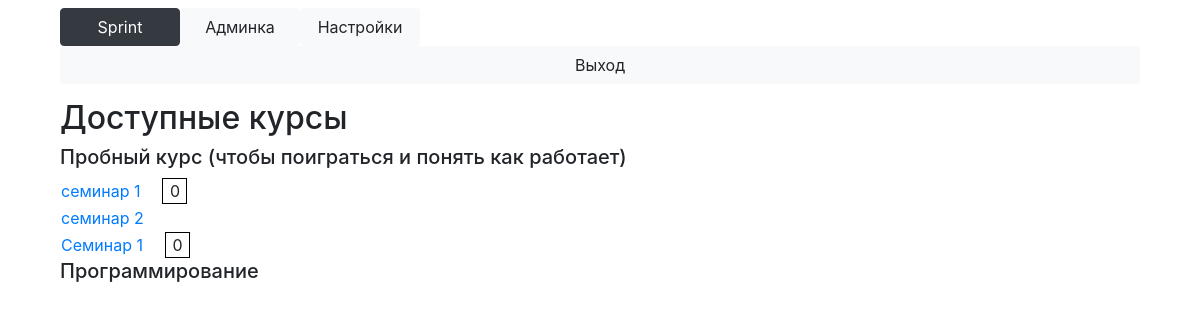
Page /main (signed in) on the earlier database version.
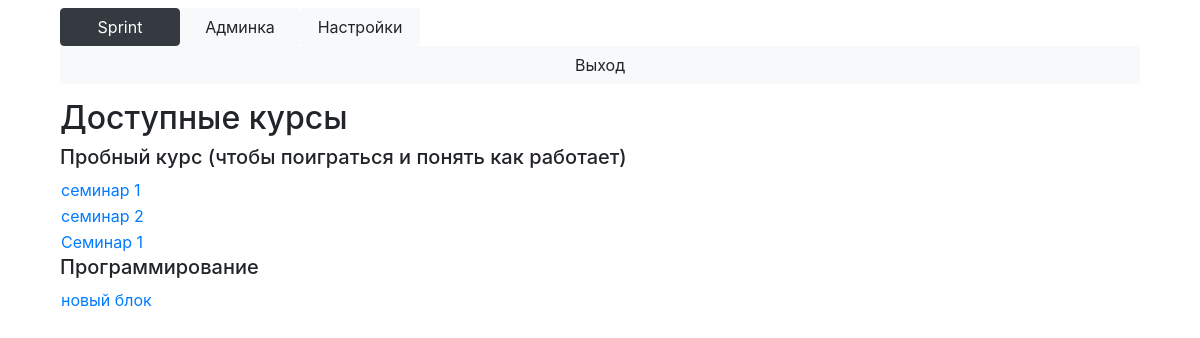
Same page on the later database version.
### Main/models.py (models this page shows, shortened)
class Course(models.Model):
    name = models.TextField()

class Block(models.Model):
    name = models.TextField()
    course = models.ForeignKey(Course, on_delete=models.CASCADE)
    time_start = models.DateTimeField()
    time_end = models.DateTimeField()
    opened = models.IntegerField()

### Main/views.py (the view)
# urls.py: path('main', views.main),
def main(request):
    if not check_login(request.user):
        return HttpResponseRedirect('/enter')
    return render(request, 'main.html', context={'is_admin': check_admin(request.user),
                                                 'blocks': blocks_available(request.user),
                                                 'user': request.user})

### Main/main.py (called while the page is built, shortened)
def check_login(user):
    return user.is_authenticated

def check_admin(user):
    if check_teacher(user):
        return True

def check_teacher(user):
    return user.is_staff and check_login(user)

def courses_available(user):
    if user.is_superuser:
        return Course.objects.all()
    else:
        return [s.course for s in Subscribe.objects.filter(user=user)]

def blocks_available(user):
    courses = courses_available(user)
    blocks = {}
    is_admin = check_admin(user)
    for course in courses:
        if is_admin:
            blocks[course] = Block.objects.filter(
                course=course
            )
    return blocks

### Main/templatetags/filters.py (called while the page is built)
@register.filter('mark_for_task')
def mark_for_task(task, user):
    try:
        return int(list(Solution.objects.filter(task=task, user=user, mark__isnull=False))[-1].mark * 10 / task.max_mark)
    except IndexError:
        return -1

@register.filter('marked')
def marked(mark):
    print(mark)
    return mark != -1

### templates/main.html (shortened to what this page needs)
{% extends 'base_main.html' %}
{% load filters %}
{% block content %}
    <h2>Доступные курсы</h2>
    {% for key, value in blocks.items %}
        <h5>{{ key.name }}</h5>
        {% for block in value %}
            <table>
                <tr>
                    <td>
                        <a href="/block?id={{ block.id }}">{{ block.name }}</a>
                    </td>
                    <td>
                        {% with mark=block|mark_for_block:user %}
                            {% if mark|marked %}
                                <div style="margin-left: 20px; border: 1px solid black; background: {{ mark|mark_color }}; width: 25px; text-align: center;">
                                    {{ mark }}
                                </div>
                            {% endif %}
                        {% endwith %}
                    </td>
                </tr>
            </table>
        {% endfor %}
    {% endfor %}
{% endblock %}

Differences in the rows shown:
shown differently, row unchanged: Block "семинар 1": mark "0" → (not shown)
shown differently, row unchanged: Block "Семинар 1": opened "0" → (not shown)
added Block: name "новый блок", shown under Course "Программирование"
